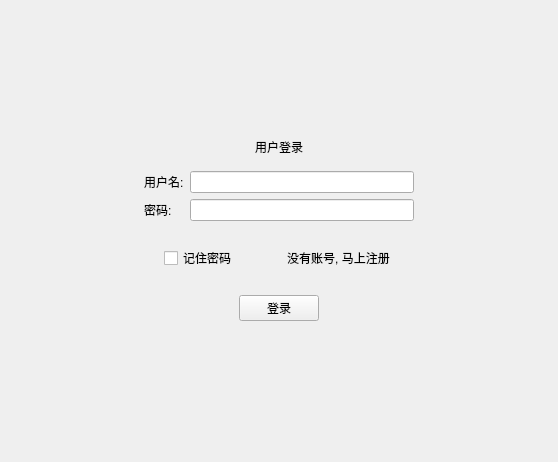
<?xml version="1.0" encoding="UTF-8"?>
<ui version="4.0">
 <class>Login</class>
 <widget class="QDialog" name="Login">
  <property name="geometry">
   <rect>
    <x>0</x>
    <y>0</y>
    <width>558</width>
    <height>462</height>
   </rect>
  </property>
  <property name="windowTitle">
   <string>Dialog</string>
  </property>
  <layout class="QVBoxLayout" name="verticalLayout">
   <property name="leftMargin">
    <number>0</number>
   </property>
   <property name="topMargin">
    <number>0</number>
   </property>
   <property name="rightMargin">
    <number>0</number>
   </property>
   <property name="bottomMargin">
    <number>0</number>
   </property>
   <item>
    <widget class="MyTitleBar" name="myToolBar" native="true"/>
   </item>
   <item>
    <widget class="QStackedWidget" name="stackedWidget">
     <property name="currentIndex">
      <number>0</number>
     </property>
     <widget class="QWidget" name="loginPage">
      <layout class="QHBoxLayout" name="horizontalLayout_3">
       <item>
        <spacer name="horizontalSpacer_6">
         <property name="orientation">
          <enum>Qt::Horizontal</enum>
         </property>
         <property name="sizeHint" stdset="0">
          <size>
           <width>97</width>
           <height>20</height>
          </size>
         </property>
        </spacer>
       </item>
       <item>
        <widget class="QWidget" name="widget" native="true">
         <layout class="QVBoxLayout" name="verticalLayout_2">
          <item>
           <spacer name="verticalSpacer">
            <property name="orientation">
             <enum>Qt::Vertical</enum>
            </property>
            <property name="sizeHint" stdset="0">
             <size>
              <width>20</width>
              <height>40</height>
             </size>
            </property>
           </spacer>
          </item>
          <item>
           <widget class="QLabel" name="loginTitle">
            <property name="text">
             <string>用户登录</string>
            </property>
            <property name="alignment">
             <set>Qt::AlignCenter</set>
            </property>
           </widget>
          </item>
          <item>
           <widget class="QWidget" name="widget_2" native="true">
            <layout class="QGridLayout" name="gridLayout">
             <item row="0" column="0">
              <widget class="QLabel" name="label_2">
               <property name="text">
                <string>用户名:</string>
               </property>
              </widget>
             </item>
             <item row="0" column="1">
              <widget class="QLineEdit" name="login_user"/>
             </item>
             <item row="1" column="0">
              <widget class="QLabel" name="label_3">
               <property name="text">
                <string>密码:</string>
               </property>
              </widget>
             </item>
             <item row="1" column="1">
              <widget class="QLineEdit" name="login_passwd"/>
             </item>
            </layout>
           </widget>
          </item>
          <item>
           <widget class="QWidget" name="widget_3" native="true">
            <layout class="QHBoxLayout" name="horizontalLayout">
             <item>
              <spacer name="horizontalSpacer">
               <property name="orientation">
                <enum>Qt::Horizontal</enum>
               </property>
               <property name="sizeType">
                <enum>QSizePolicy::Fixed</enum>
               </property>
               <property name="sizeHint" stdset="0">
                <size>
                 <width>20</width>
                 <height>20</height>
                </size>
               </property>
              </spacer>
             </item>
             <item>
              <widget class="QCheckBox" name="rememberPwd">
               <property name="text">
                <string>记住密码</string>
               </property>
              </widget>
             </item>
             <item>
              <spacer name="horizontalSpacer_3">
               <property name="orientation">
                <enum>Qt::Horizontal</enum>
               </property>
               <property name="sizeHint" stdset="0">
                <size>
                 <width>40</width>
                 <height>20</height>
                </size>
               </property>
              </spacer>
             </item>
             <item>
              <widget class="QPushButton" name="regAccount">
               <property name="text">
                <string>没有账号, 马上注册</string>
               </property>
               <property name="flat">
                <bool>true</bool>
               </property>
              </widget>
             </item>
             <item>
              <spacer name="horizontalSpacer_2">
               <property name="orientation">
                <enum>Qt::Horizontal</enum>
               </property>
               <property name="sizeType">
                <enum>QSizePolicy::Fixed</enum>
               </property>
               <property name="sizeHint" stdset="0">
                <size>
                 <width>20</width>
                 <height>20</height>
                </size>
               </property>
              </spacer>
             </item>
            </layout>
           </widget>
          </item>
          <item>
           <widget class="QWidget" name="widget_4" native="true">
            <layout class="QHBoxLayout" name="horizontalLayout_2">
             <item>
              <spacer name="horizontalSpacer_4">
               <property name="orientation">
                <enum>Qt::Horizontal</enum>
               </property>
               <property name="sizeHint" stdset="0">
                <size>
                 <width>40</width>
                 <height>20</height>
                </size>
               </property>
              </spacer>
             </item>
             <item>
              <widget class="QPushButton" name="loginBtn">
               <property name="text">
                <string>登录</string>
               </property>
              </widget>
             </item>
             <item>
              <spacer name="horizontalSpacer_5">
               <property name="orientation">
                <enum>Qt::Horizontal</enum>
               </property>
               <property name="sizeHint" stdset="0">
                <size>
                 <width>40</width>
                 <height>20</height>
                </size>
               </property>
              </spacer>
             </item>
            </layout>
           </widget>
          </item>
          <item>
           <spacer name="verticalSpacer_2">
            <property name="orientation">
             <enum>Qt::Vertical</enum>
            </property>
            <property name="sizeHint" stdset="0">
             <size>
              <width>20</width>
              <height>40</height>
             </size>
            </property>
           </spacer>
          </item>
         </layout>
        </widget>
       </item>
       <item>
        <spacer name="horizontalSpacer_7">
         <property name="orientation">
          <enum>Qt::Horizontal</enum>
         </property>
         <property name="sizeHint" stdset="0">
          <size>
           <width>97</width>
           <height>20</height>
          </size>
         </property>
        </spacer>
       </item>
      </layout>
     </widget>
     <widget class="QWidget" name="regPage">
      <layout class="QHBoxLayout" name="horizontalLayout_6">
       <item>
        <spacer name="horizontalSpacer_14">
         <property name="orientation">
          <enum>Qt::Horizontal</enum>
         </property>
         <property name="sizeHint" stdset="0">
          <size>
           <width>146</width>
           <height>20</height>
          </size>
         </property>
        </spacer>
       </item>
       <item>
        <widget class="QWidget" name="widget_5" native="true">
         <layout class="QVBoxLayout" name="verticalLayout_3">
          <item>
           <spacer name="verticalSpacer_3">
            <property name="orientation">
             <enum>Qt::Vertical</enum>
            </property>
            <property name="sizeHint" stdset="0">
             <size>
              <width>20</width>
              <height>40</height>
             </size>
            </property>
           </spacer>
          </item>
          <item>
           <widget class="QLabel" name="regTitle">
            <property name="text">
             <string>用户注册</string>
            </property>
            <property name="alignment">
             <set>Qt::AlignCenter</set>
            </property>
           </widget>
          </item>
          <item>
           <widget class="QWidget" name="widget_6" native="true">
            <layout class="QGridLayout" name="gridLayout_2">
             <item row="0" column="0">
              <widget class="QLabel" name="label_5">
               <property name="text">
                <string>用户名:</string>
               </property>
              </widget>
             </item>
             <item row="1" column="0">
              <widget class="QLabel" name="label_6">
               <property name="text">
                <string>昵称:</string>
               </property>
              </widget>
             </item>
             <item row="4" column="0">
              <widget class="QLabel" name="label_10">
               <property name="text">
                <string>邮箱:</string>
               </property>
              </widget>
             </item>
             <item row="3" column="0">
              <widget class="QLabel" name="label_7">
               <property name="text">
                <string>确认密码:</string>
               </property>
              </widget>
             </item>
             <item row="1" column="1">
              <widget class="QLineEdit" name="reg_NickName"/>
             </item>
             <item row="2" column="0">
              <widget class="QLabel" name="label_8">
               <property name="text">
                <string>密码:</string>
               </property>
              </widget>
             </item>
             <item row="5" column="0">
              <widget class="QLabel" name="label_9">
               <property name="text">
                <string>电话:</string>
               </property>
              </widget>
             </item>
             <item row="0" column="1">
              <widget class="QLineEdit" name="reg_userName"/>
             </item>
             <item row="2" column="1">
              <widget class="QLineEdit" name="reg_passwd"/>
             </item>
             <item row="3" column="1">
              <widget class="QLineEdit" name="reg_confirmPwd"/>
             </item>
             <item row="4" column="1">
              <widget class="QLineEdit" name="reg_mail"/>
             </item>
             <item row="5" column="1">
              <widget class="QLineEdit" name="reg_phone"/>
             </item>
            </layout>
           </widget>
          </item>
          <item>
           <widget class="QWidget" name="widget_8" native="true">
            <layout class="QHBoxLayout" name="horizontalLayout_5">
             <item>
              <spacer name="horizontalSpacer_11">
               <property name="orientation">
                <enum>Qt::Horizontal</enum>
               </property>
               <property name="sizeHint" stdset="0">
                <size>
                 <width>40</width>
                 <height>20</height>
                </size>
               </property>
              </spacer>
             </item>
             <item>
              <widget class="QPushButton" name="regButton">
               <property name="text">
                <string>注册</string>
               </property>
              </widget>
             </item>
             <item>
              <spacer name="horizontalSpacer_12">
               <property name="orientation">
                <enum>Qt::Horizontal</enum>
               </property>
               <property name="sizeHint" stdset="0">
                <size>
                 <width>40</width>
                 <height>20</height>
                </size>
               </property>
              </spacer>
             </item>
            </layout>
           </widget>
          </item>
          <item>
           <spacer name="verticalSpacer_4">
            <property name="orientation">
             <enum>Qt::Vertical</enum>
            </property>
            <property name="sizeHint" stdset="0">
             <size>
              <width>20</width>
              <height>40</height>
             </size>
            </property>
           </spacer>
          </item>
         </layout>
        </widget>
       </item>
       <item>
        <spacer name="horizontalSpacer_13">
         <property name="orientation">
          <enum>Qt::Horizontal</enum>
         </property>
         <property name="sizeHint" stdset="0">
          <size>
           <width>146</width>
           <height>20</height>
          </size>
         </property>
        </spacer>
       </item>
      </layout>
     </widget>
     <widget class="QWidget" name="setPage">
      <layout class="QHBoxLayout" name="horizontalLayout_8">
       <item>
        <spacer name="horizontalSpacer_18">
         <property name="orientation">
          <enum>Qt::Horizontal</enum>
         </property>
         <property name="sizeHint" stdset="0">
          <size>
           <width>135</width>
           <height>20</height>
          </size>
         </property>
        </spacer>
       </item>
       <item>
        <widget class="QWidget" name="widget_7" native="true">
         <layout class="QVBoxLayout" name="verticalLayout_4">
          <item>
           <spacer name="verticalSpacer_5">
            <property name="orientation">
             <enum>Qt::Vertical</enum>
            </property>
            <property name="sizeHint" stdset="0">
             <size>
              <width>20</width>
              <height>40</height>
             </size>
            </property>
           </spacer>
          </item>
          <item>
           <widget class="QLabel" name="setTitle">
            <property name="text">
             <string>服务器设置</string>
            </property>
            <property name="alignment">
             <set>Qt::AlignCenter</set>
            </property>
           </widget>
          </item>
          <item>
           <widget class="QWidget" name="widget_9" native="true">
            <layout class="QGridLayout" name="gridLayout_3">
             <item row="0" column="0">
              <widget class="QLabel" name="label_12">
               <property name="text">
                <string>服务器地址:</string>
               </property>
              </widget>
             </item>
             <item row="0" column="1">
              <widget class="QLineEdit" name="ip"/>
             </item>
             <item row="1" column="0">
              <widget class="QLabel" name="label_13">
               <property name="text">
                <string>服务器端口:</string>
               </property>
              </widget>
             </item>
             <item row="1" column="1">
              <widget class="QLineEdit" name="port"/>
             </item>
            </layout>
           </widget>
          </item>
          <item>
           <widget class="QWidget" name="widget_11" native="true">
            <layout class="QHBoxLayout" name="horizontalLayout_7">
             <item>
              <spacer name="horizontalSpacer_15">
               <property name="orientation">
                <enum>Qt::Horizontal</enum>
               </property>
               <property name="sizeHint" stdset="0">
                <size>
                 <width>40</width>
                 <height>20</height>
                </size>
               </property>
              </spacer>
             </item>
             <item>
              <widget class="QPushButton" name="okBtn">
               <property name="text">
                <string>确定</string>
               </property>
              </widget>
             </item>
             <item>
              <spacer name="horizontalSpacer_16">
               <property name="orientation">
                <enum>Qt::Horizontal</enum>
               </property>
               <property name="sizeHint" stdset="0">
                <size>
                 <width>40</width>
                 <height>20</height>
                </size>
               </property>
              </spacer>
             </item>
            </layout>
           </widget>
          </item>
          <item>
           <spacer name="verticalSpacer_6">
            <property name="orientation">
             <enum>Qt::Vertical</enum>
            </property>
            <property name="sizeHint" stdset="0">
             <size>
              <width>20</width>
              <height>40</height>
             </size>
            </property>
           </spacer>
          </item>
         </layout>
        </widget>
       </item>
       <item>
        <spacer name="horizontalSpacer_17">
         <property name="orientation">
          <enum>Qt::Horizontal</enum>
         </property>
         <property name="sizeHint" stdset="0">
          <size>
           <width>135</width>
           <height>20</height>
          </size>
         </property>
        </spacer>
       </item>
      </layout>
     </widget>
    </widget>
   </item>
  </layout>
 </widget>
 <customwidgets>
  <customwidget>
   <class>MyTitleBar</class>
   <extends>QWidget</extends>
   <header>mytitlebar.h</header>
   <container>1</container>
  </customwidget>
 </customwidgets>
 <resources/>
 <connections/>
</ui>
